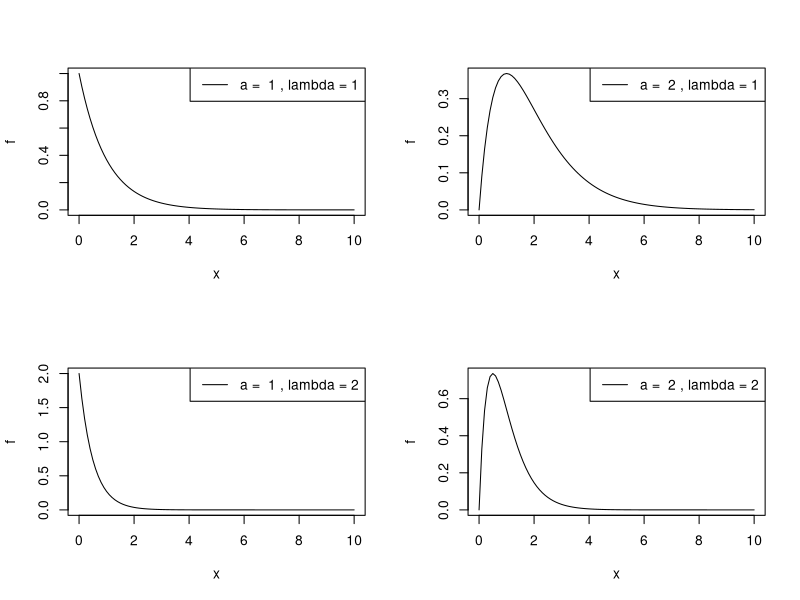

The R script that drew this image:
# BDA__007
# Investigating the Gamma function
layout(matrix(c(1,2,3,4), nrow = 2, ncol = 2, byrow = TRUE))
x <- seq(0, 10, 0.1)

a <- c(1, 2, 1, 2)
lambda <- c(1, 1, 2, 2)

for (i in seq(4)) {
  f <- dgamma(x = x, shape = a[i], rate = lambda[i])
  plot(x, f, type = 'l', pch = 20)
  legend('topright', legend = c(paste('a = ', a[i], ',',
                                      'lambda =', lambda[i])), lty = 1)
}